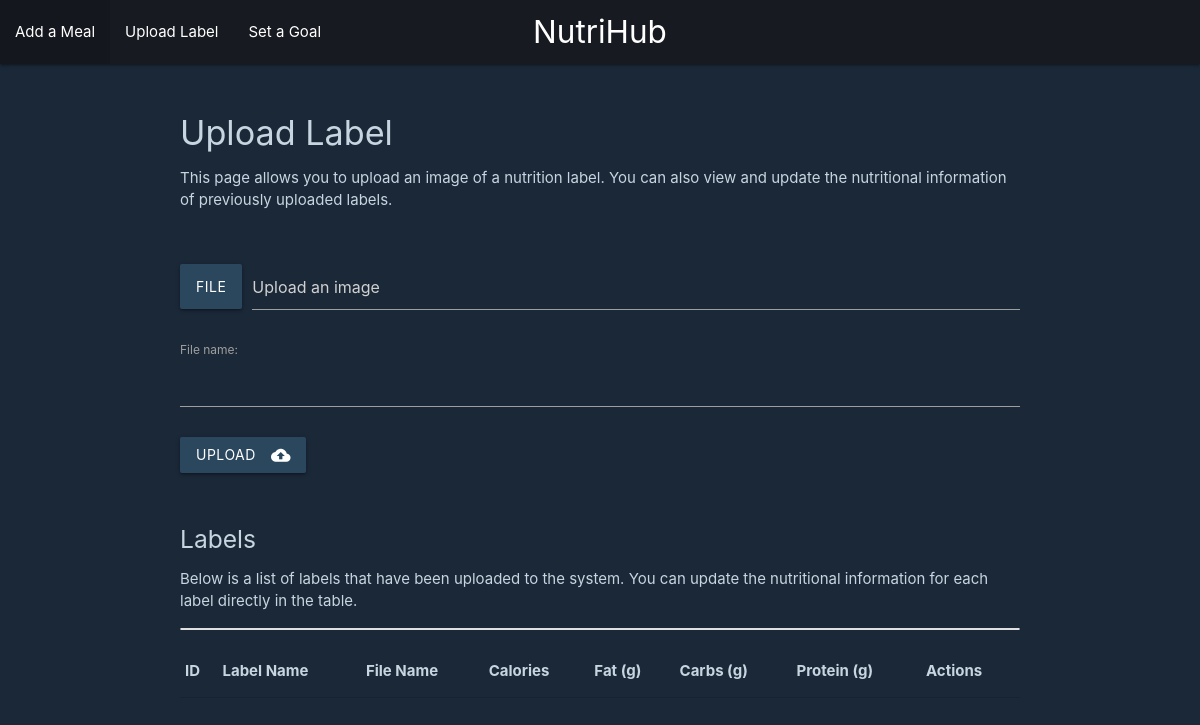
Page /uploadv2 on the earlier database version.
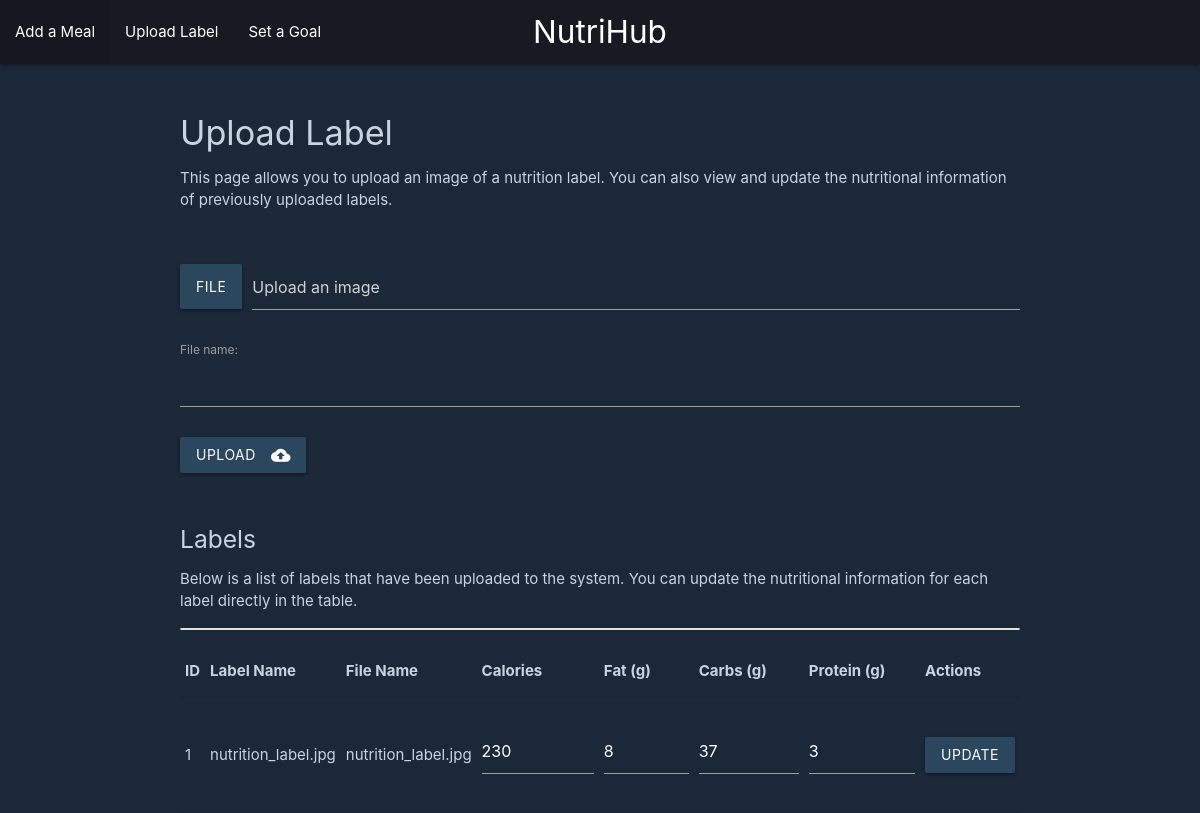
Same page on the later database version.
### tables this page shows
CREATE TABLE label (
    id INTEGER PRIMARY KEY AUTOINCREMENT,
    name TEXT NOT NULL,
    file_name TEXT NOT NULL,
    calories INTEGER NOT NULL,
    fat INTEGER NOT NULL,
    protein INTEGER NOT NULL,
    carbs INTEGER NOT NULL
);

### main.py (the view)
@app.route("/uploadv2")
def uploadv2():
    conn = get_db_connection()
    labels = conn.execute('SELECT * FROM label').fetchall()
    conn.close()
    return render_template('uploadV2.html', labels = labels)

### main.py (called while the page is built)
def get_db_connection():
    conn = sqlite3.connect('database.db')
    conn.row_factory = sqlite3.Row
    return conn

### templates/uploadV2.html (shortened to what this page needs)
<!DOCTYPE html>
<html lang="en">
<head>
    <link rel="stylesheet" href="https://cdnjs.cloudflare.com/ajax/libs/materialize/1.0.0/css/materialize.min.css">
</head>
<body>
    <nav>
        <div class="nav-wrapper" style="background-color: #171a21;">
            <a href="/" class="brand-logo center">NutriHub</a>
            <ul id="nav-mobile" class="left hide-on-med-and-down">
                <li><a href="/dashboard">Add a Meal</a></li>
                <li><a href="/uploadv2">Upload Label</a></li>
                <li><a href="/goal">Set a Goal</a></li>
            </ul>
        </div>
    </nav>
    <main>
        <div class="container">
            <h4>Upload Label</h4>
            <p>This page allows you to upload an image of a nutrition label. You can also view and update the nutritional information of previously uploaded labels.</p>
            <br>
            <form action="/addlabel" method="post" enctype="multipart/form-data">
                <div class="file-field input-field">
                    <div class="btn">
                        <span>File</span>
                    </div>
                    <div class="file-path-wrapper">
                        <input class="file-path validate" type="text" placeholder="Upload an image">
                    </div>
                </div>
                <label for="fname">File name:</label>
                <input type="text" id="fname" name="fname"><br><br>
                <button class="btn waves-effect waves-light" type="submit" value="Upload">Upload
                    <i class="material-icons right">cloud_upload</i>
                </button>
            </form>
            <br>
            <div class="uploaded-files">
                <h5>Labels</h5>
                <p>Below is a list of labels that have been uploaded to the system. You can update the nutritional information for each label directly in the table.</p>
                <ul id="fileList" class="collection">
                </ul>
                <table class="highlight">
                    <thead>
                        <tr>
                            <th>ID</th>
                            <th>Label Name</th>
                            <th>File Name</th>
                            <th>Calories</th>
                            <th>Fat (g)</th>
                            <th>Carbs (g)</th>
                            <th>Protein (g)</th>
                            <th>Actions</th>
                        </tr>
                    </thead>
                    <tbody>
                        {% for label in labels %}
                        <tr>
                            <form action="/updatelabel/{{ label['id'] }}" method="post">
                                <td>{{ label['id'] }}</td>
                                <td>{{ label['name'] }}</td>
                                <td>{{ label['file_name'] }}</td>
                                <td>
                                    <div class="input-field">
                                        <input type="number" name="calories" value="{{ label['calories'] }}">
                                    </div>
                                </td>
                                <td>
                                    <div class="input-field">
                                        <input type="number" name="fat" value="{{ label['fat'] }}">
                                    </div>
                                </td>
                                <td>
                                    <div class="input-field">
                                        <input type="number" name="carbs" value="{{ label['carbs'] }}">
                                    </div>
                                </td>
                                <td>
                                    <div class="input-field">
                                        <input type="number" name="protein" value="{{ label['protein'] }}">
                                    </div>
                                </td>
                                <td>
                                    <button class="btn waves-effect waves-light" type="submit">Update</button>
                                </td>
                            </form>
                        </tr>
                        {% endfor %}
                    </tbody>
                </table>
            </div>
        </div>
    </main>
</body>
</html>

### templates/uploadV2.html (style rules this page uses)
body { display: flex; min-height: 100vh; flex-direction: column; background-color: #1b2838; color: #c7d5e0; }
main { flex: 1 0 auto; }
.container { margin-top: 50px; }
.file-path-wrapper { margin-bottom: 20px; }
.uploaded-files { margin-top: 30px; }
.nav-wrapper { background-color: #171a21; }
.btn, .btn:hover { background-color: #2a475e; }
input { color: #ffffff; }

Differences in the rows shown:
added label: id "1", name "nutrition_label.jpg", file_name "nutrition_label.jpg", calories "230", fat "8", carbs "37", protein "3"
